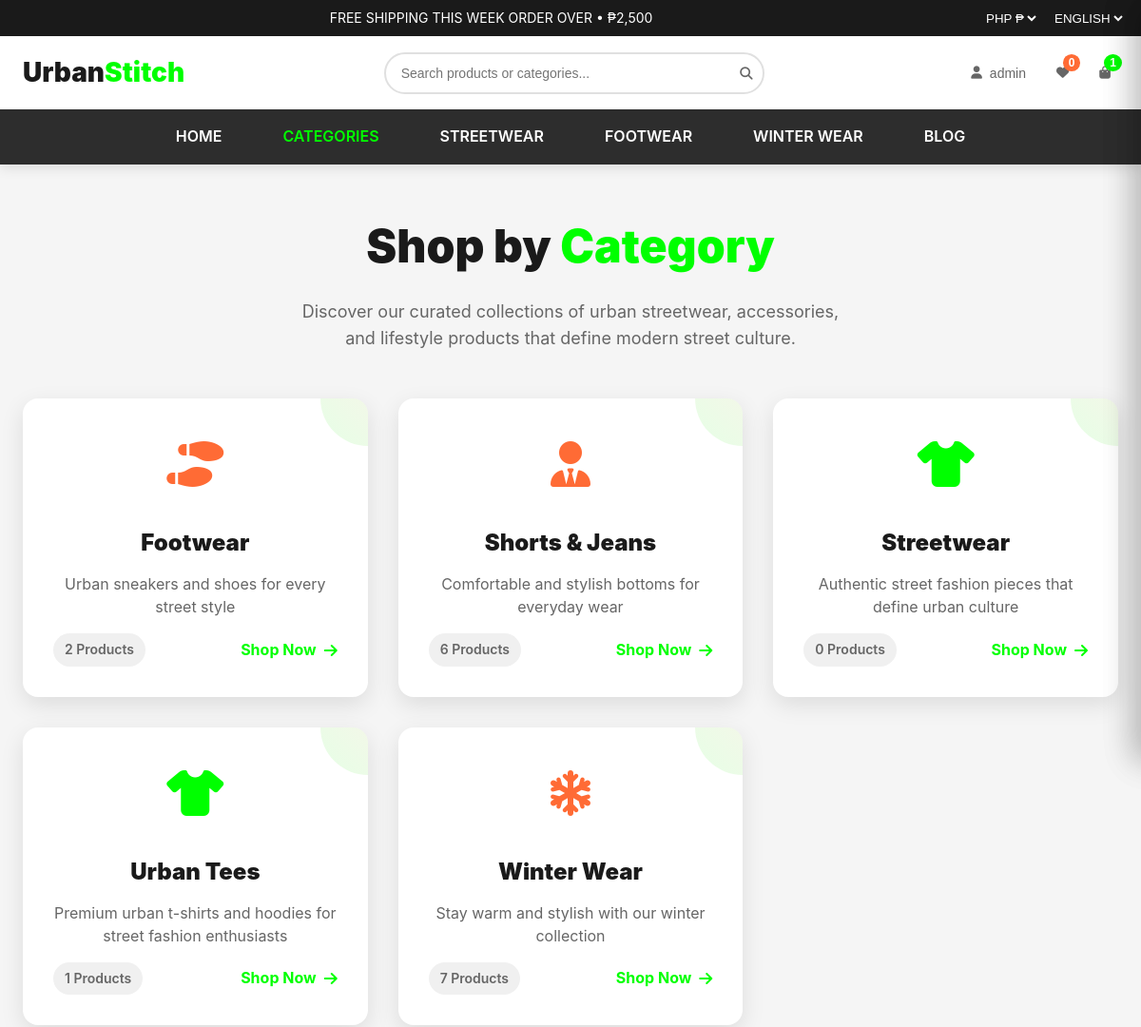
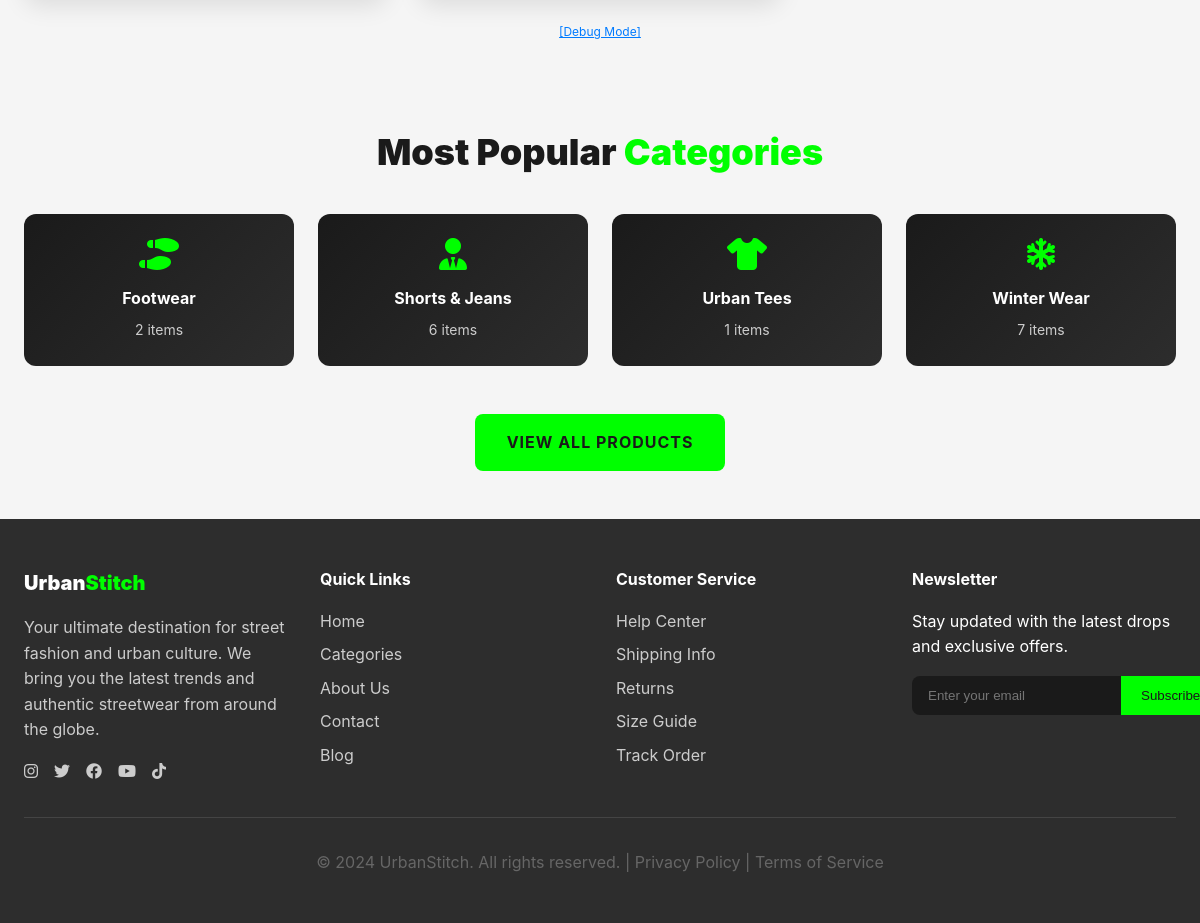
The app's page /categories.php (signed in) with its own data (2 pictures, top to bottom).
### tables this page shows
CREATE TABLE `categories` (
  `id` int(11) NOT NULL,
  `name` varchar(100) NOT NULL,
  `slug` varchar(100) NOT NULL,
  `icon` varchar(50) DEFAULT NULL,
  `color` varchar(50) DEFAULT NULL,
  `description` text DEFAULT NULL,
  `product_count` int(11) DEFAULT 0,
  `created_at` timestamp NOT NULL DEFAULT current_timestamp(),
  `updated_at` datetime DEFAULT NULL
);

### config.php (called while the page is built, shortened)
<?php
function isLoggedIn() {
    return isset($_SESSION['user_id']);
}
?>

### xml_operations.php (called while the page is built, shortened)
<?php
class XMLOperations {
    private function loadXML($filename) {
        $filepath = __DIR__ . '/xml/' . $filename;
        if (file_exists($filepath)) {
            return simplexml_load_file($filepath);
        }
        return null;
    }
    public function getWishlistItems($userId) {
        return isset($_SESSION['wishlist']) ? $_SESSION['wishlist'] : [];
    }
}
$db = new XMLOperations();
?>

### categories.php (the view, shortened to what this page needs)
<?php
require_once 'config.php';
require_once 'xml_operations.php';
try {
    $categoriesQuery = "
        SELECT
            c.id,
            c.name,
            c.slug,
            c.description,
            c.icon,
            c.color,
            COUNT(DISTINCT p.id) as product_count
        FROM categories c
        LEFT JOIN products p ON c.id = p.category_id
        GROUP BY c.id, c.name, c.slug, c.description, c.icon, c.color
        HAVING c.name IS NOT NULL AND c.name != ''
        ORDER BY c.name ASC
    ";
    $stmt = $pdo->prepare($categoriesQuery);
    $stmt->execute();
    $categories = $stmt->fetchAll(PDO::FETCH_ASSOC);
    $uniqueCategories = [];
    $seenNames = [];
    foreach ($categories as $category) {
        $categoryName = strtolower($category['name']);
        if (!in_array($categoryName, $seenNames)) {
            $seenNames[] = $categoryName;
            $uniqueCategories[] = $category;
        } else {
            error_log("Skipping duplicate category: {$category['name']} (ID: {$category['id']})");
        }
    }
    $categories = $uniqueCategories;
} catch (Exception $e) {
    error_log("Error loading categories: " . $e->getMessage());
    $categories = [];
}
$cartCount = 0;
$wishlistCount = 0;
if (isLoggedIn()) {
    try {
        $stmt = $pdo->prepare("
            SELECT ci.*, p.name, p.price, p.image_url, p.original_price,
                   ps.size_name, ps.price_adjustment
            FROM cart_items ci
            JOIN products p ON ci.product_id = p.id
            LEFT JOIN product_sizes ps ON p.id = ps.product_id AND ci.selected_size = ps.size_code
            WHERE ci.user_id = ?
            ORDER BY ci.created_at DESC
        ");
        $stmt->execute([$_SESSION['user_id']]);
        $cartItems = $stmt->fetchAll(PDO::FETCH_ASSOC);
        foreach ($cartItems as $item) {
            $cartCount += $item['quantity'];
        }
        $wishlistItems = $db->getWishlistItems($_SESSION['user_id']);
        $wishlistCount = count($wishlistItems);
    } catch (Exception $e) {
        error_log("Error loading cart/wishlist: " . $e->getMessage());
        $cartItems = [];
        $wishlistItems = [];
    }
}
?>
<!DOCTYPE html>
<html lang="en">
<head>
    <link rel="stylesheet" href="https://cdnjs.cloudflare.com/ajax/libs/font-awesome/6.4.0/css/all.min.css">
    <link rel="stylesheet" href="styles.css">
</head>
<body>
    <header class="header">
        <div class="top-banner">
            <span class="animate-pulse-neon">FREE SHIPPING THIS WEEK ORDER OVER • ₱2,500</span>
            <div style="float: right; margin-right: 16px;">
                <select style="background: transparent; color: white; border: none; margin-right: 8px;">
                    <option>PHP ₱</option>
                </select>
                <select style="background: transparent; color: white; border: none;">
                    <option>ENGLISH</option>
                </select>
            </div>
        </div>
        <div class="main-header">
            <a href="index.php" class="logo">Urban<span>Stitch</span></a>
            <div class="search-container enhanced-search">
                <form method="GET" action="index.php" class="search-form">
                    <div class="search-input-wrapper">
                        <input type="text"
                               class="search-input enhanced-search-input"
                               name="search"
                               placeholder="Search products or categories..."
                               autocomplete="off"
                               id="searchInput">
                        <button type="submit" class="search-btn">
                            <i class="fas fa-search"></i>
                        </button>
                    </div>
                </form>
            </div>
            <div class="user-actions">
                <?php if (isLoggedIn()): ?>
                <div class="user-menu" style="position: relative; display: inline-block;">
                    <button class="action-btn user-menu-btn" style="display: flex; align-items: center; gap: 8px;">
                        <i class="fas fa-user"></i>
                        <span style="font-size: 14px;"><?php echo htmlspecialchars($_SESSION['username']); ?></span>
                    </button>
                </div>
                <?php else: ?>
                <a href="login.php" class="action-btn" style="text-decoration: none; color: inherit;">
                    <i class="fas fa-user"></i>
                </a>
                <?php endif; ?>
                <button class="action-btn wishlist-btn">
                    <i class="fas fa-heart"></i>
                    <span class="badge orange" id="wishlistCount"><?php echo $wishlistCount; ?></span>
                </button>
                <button class="action-btn cart-btn">
                    <i class="fas fa-shopping-bag"></i>
                    <span class="badge" id="cartCount"><?php echo $cartCount; ?></span>
                </button>
            </div>
        </div>
        <nav class="nav">
            <div class="nav-container">
                <ul class="nav-list">
                    <li><a href="index.php" class="nav-link">HOME</a></li>
                    <li><a href="categories.php" class="nav-link" style="color: #00ff00;">CATEGORIES</a></li>
                    <li><a href="index.php?category=streetwear" class="nav-link">STREETWEAR</a></li>
                    <li><a href="index.php?category=footwear" class="nav-link">FOOTWEAR</a></li>
                    <li><a href="index.php?category=winter-wear" class="nav-link">WINTER WEAR</a></li>
                    <li><a href="blog.php" class="nav-link">BLOG</a></li>
                </ul>
            </div>
        </nav>
    </header>
    <div style="max-width: 1200px; margin: 0 auto; padding: 48px 24px;">
        <div style="text-align: center; margin-bottom: 48px;">
            <h1 style="font-size: 48px; font-weight: 900; color: #1a1a1a; margin-bottom: 16px;">
                Shop by <span style="color: #00ff00;">Category</span>
            </h1>
            <p style="font-size: 18px; color: #666; max-width: 600px; margin: 0 auto;">
                Discover our curated collections of urban streetwear, accessories, and lifestyle products
                that define modern street culture.
            </p>
        </div>
        <div class="category-grid" style="display: grid; grid-template-columns: repeat(auto-fit, minmax(350px, 1fr)); gap: 32px;">
            <?php if (empty($categories)): ?>
            <div style="grid-column: 1 / -1; text-align: center; padding: 60px 20px; background: white; border-radius: 12px; box-shadow: 0 4px 12px rgba(0,0,0,0.1);">
                <i class="fas fa-exclamation-triangle" style="font-size: 48px; color: #ccc; margin-bottom: 20px;"></i>
                <h3 style="color: #666; margin-bottom: 10px;">No categories available</h3>
                <p style="color: #999; margin-bottom: 20px;">Categories are being updated. Please check back later.</p>
                <a href="index.php" style="display: inline-block; padding: 12px 24px; background: #00ff00; color: #1a1a1a; text-decoration: none; border-radius: 8px; font-weight: 600;">
                    <i class="fas fa-arrow-left" style="margin-right: 8px;"></i>
                    Back to Home
                </a>
            </div>
            <?php else: ?>
            <?php
            foreach ($categories as $category):
            ?>
            <div class="category-card"
                 onclick="location.href='index.php?category=<?php echo htmlspecialchars($category['slug']); ?>'"
                 style="background: white; padding: 32px; border-radius: 16px; box-shadow: 0 8px 24px rgba(0,0,0,0.1); text-align: center; cursor: pointer; transition: all 0.3s; position: relative; overflow: hidden;"
                 onmouseover="this.style.transform='translateY(-8px)'; this.style.boxShadow='0 16px 48px rgba(0,0,0,0.15)';"
                 onmouseout="this.style.transform='translateY(0)'; this.style.boxShadow='0 8px 24px rgba(0,0,0,0.1)';"
                 data-category-id="<?php echo $category['id']; ?>"
                 data-category-name="<?php echo htmlspecialchars($category['name']); ?>">
                <div style="position: absolute; top: -50px; right: -50px; width: 100px; height: 100px; background: linear-gradient(45deg, #00ff00, #ff6b35); border-radius: 50%; opacity: 0.1;"></div>
                <div class="category-icon <?php echo htmlspecialchars($category['color'] ?? 'text-neon-green'); ?>" style="font-size: 48px; margin-bottom: 24px; position: relative; z-index: 1;">
                    <i class="<?php echo htmlspecialchars($category['icon'] ?? 'fas fa-tag'); ?>"></i>
                </div>
                <h3 style="font-size: 24px; font-weight: 900; color: #1a1a1a; margin-bottom: 12px; position: relative; z-index: 1;">
                    <?php echo htmlspecialchars($category['name']); ?>
                </h3>
                <p style="color: #666; margin-bottom: 16px; line-height: 1.5; position: relative; z-index: 1;">
                    <?php echo htmlspecialchars($category['description'] ?? 'Discover amazing products in this category'); ?>
                </p>
                <div style="display: flex; justify-content: space-between; align-items: center; position: relative; z-index: 1;">
                    <span style="background: #f0f0f0; color: #666; padding: 6px 12px; border-radius: 20px; font-size: 14px; font-weight: 600;">
                        <?php echo $category['product_count']; ?> Products
                    </span>
                    <span style="color: #00ff00; font-weight: 700; display: flex; align-items: center; gap: 8px;">
                        Shop Now <i class="fas fa-arrow-right"></i>
                    </span>
                </div>
            </div>
            <?php endforeach; ?>
            <?php endif; ?>
        </div>
        <div style="text-align: center; margin: 20px 0;">
            <a href="<?php echo $_SERVER['REQUEST_URI'] . (strpos($_SERVER['REQUEST_URI'], '?') !== false ? '&' : '?'); ?>debug=1"
               style="font-size: 12px; color: #007bff;">[Debug Mode]</a>
        </div>
        <div style="margin-top: 80px; text-align: center;">
            <h2 style="font-size: 36px; font-weight: 900; color: #1a1a1a; margin-bottom: 32px;">
                Most Popular <span style="color: #00ff00;">Categories</span>
            </h2>
            <div style="display: grid; grid-template-columns: repeat(auto-fit, minmax(200px, 1fr)); gap: 24px; margin-bottom: 48px;">
                <?php
                $popularCategories = array_slice(
                    array_filter($categories, function($cat) { return $cat['product_count'] > 0; }),
                    0,
                    4
                );
                foreach ($popularCategories as $category):
                ?>
                <div onclick="location.href='index.php?category=<?php echo htmlspecialchars($category['slug']); ?>'"
                     style="background: linear-gradient(135deg, #1a1a1a, #2d2d2d); color: white; padding: 24px; border-radius: 12px; cursor: pointer; transition: all 0.3s; text-align: center;"
                     onmouseover="this.style.transform='scale(1.05)'; this.style.boxShadow='0 12px 32px rgba(0,0,0,0.3)';"
                     onmouseout="this.style.transform='scale(1)'; this.style.boxShadow='none';">
                    <i class="<?php echo htmlspecialchars($category['icon'] ?? 'fas fa-tag'); ?>" style="font-size: 32px; color: #00ff00; margin-bottom: 16px;"></i>
                    <h4 style="font-size: 16px; font-weight: 700; margin-bottom: 8px;"><?php echo htmlspecialchars($category['name']); ?></h4>
                    <p style="font-size: 14px; color: #ccc;"><?php echo $category['product_count']; ?> items</p>
                </div>
                <?php endforeach; ?>
            </div>
            <a href="index.php" style="display: inline-block; padding: 16px 32px; background: #00ff00; color: #1a1a1a; text-decoration: none; border-radius: 8px; font-weight: 700; text-transform: uppercase; letter-spacing: 1px; transition: all 0.3s;"
               onmouseover="this.style.background='#1a1a1a'; this.style.color='#00ff00';"
               onmouseout="this.style.background='#00ff00'; this.style.color='#1a1a1a';">
                View All Products
            </a>
        </div>
    </div>
    <footer class="footer">
        <div class="footer-container">
            <div class="footer-grid">
                <div class="footer-section">
                    <h3>Urban<span>Stitch</span></h3>
                    <p class="footer-description">
                        Your ultimate destination for street fashion and urban culture.
                        We bring you the latest trends and authentic streetwear from around the globe.
                    </p>
                    <div class="social-links">
                        <a href="#" class="social-link"><i class="fab fa-instagram"></i></a>
                        <a href="#" class="social-link"><i class="fab fa-twitter"></i></a>
                        <a href="#" class="social-link"><i class="fab fa-facebook"></i></a>
                        <a href="#" class="social-link"><i class="fab fa-youtube"></i></a>
                        <a href="#" class="social-link"><i class="fab fa-tiktok"></i></a>
                    </div>
                </div>
                <div class="footer-section">
                    <h4>Quick Links</h4>
                    <ul class="footer-links">
                        <li><a href="index.php">Home</a></li>
                        <li><a href="categories.php">Categories</a></li>
                        <li><a href="about.php">About Us</a></li>
                        <li><a href="contact.php">Contact</a></li>
                        <li><a href="blog.php">Blog</a></li>
                    </ul>
                </div>
                <div class="footer-section">
                    <h4>Customer Service</h4>
                    <ul class="footer-links">
                        <li><a href="help.php">Help Center</a></li>
                        <li><a href="shipping.php">Shipping Info</a></li>
                        <li><a href="returns.php">Returns</a></li>
                        <li><a href="size-guide.php">Size Guide</a></li>
                        <li><a href="track-order.php">Track Order</a></li>
                    </ul>
                </div>
                <div class="footer-section">
                    <h4>Newsletter</h4>
                    <p>Stay updated with the latest drops and exclusive offers.</p>
                    <div class="newsletter">
                        <input type="email" class="newsletter-input" placeholder="Enter your email">
                        <button class="newsletter-btn">Subscribe</button>
                    </div>
                </div>
            </div>
            <div class="footer-bottom">
                <p>&copy; 2024 UrbanStitch. All rights reserved. | Privacy Policy | Terms of Service</p>
            </div>
        </div>
    </footer>
</body>
</html>

### records on screen
categories: name "Footwear", description "Urban sneakers and shoes for every street style", product_count "2"
categories: name "Shorts & Jeans", description "Comfortable and stylish bottoms for everyday wear", product_count "6"
categories: name "Streetwear", description "Authentic street fashion pieces that define urban culture", product_count "0"
categories: name "Urban Tees", description "Premium urban t-shirts and hoodies for street fashion enthusiasts", product_count "1"
categories: name "Winter Wear", description "Stay warm and stylish with our winter collection", product_count "7"

### other values on screen
$_SESSION['username'] "admin"
$wishlistCount "0"
$cartCount "1"
